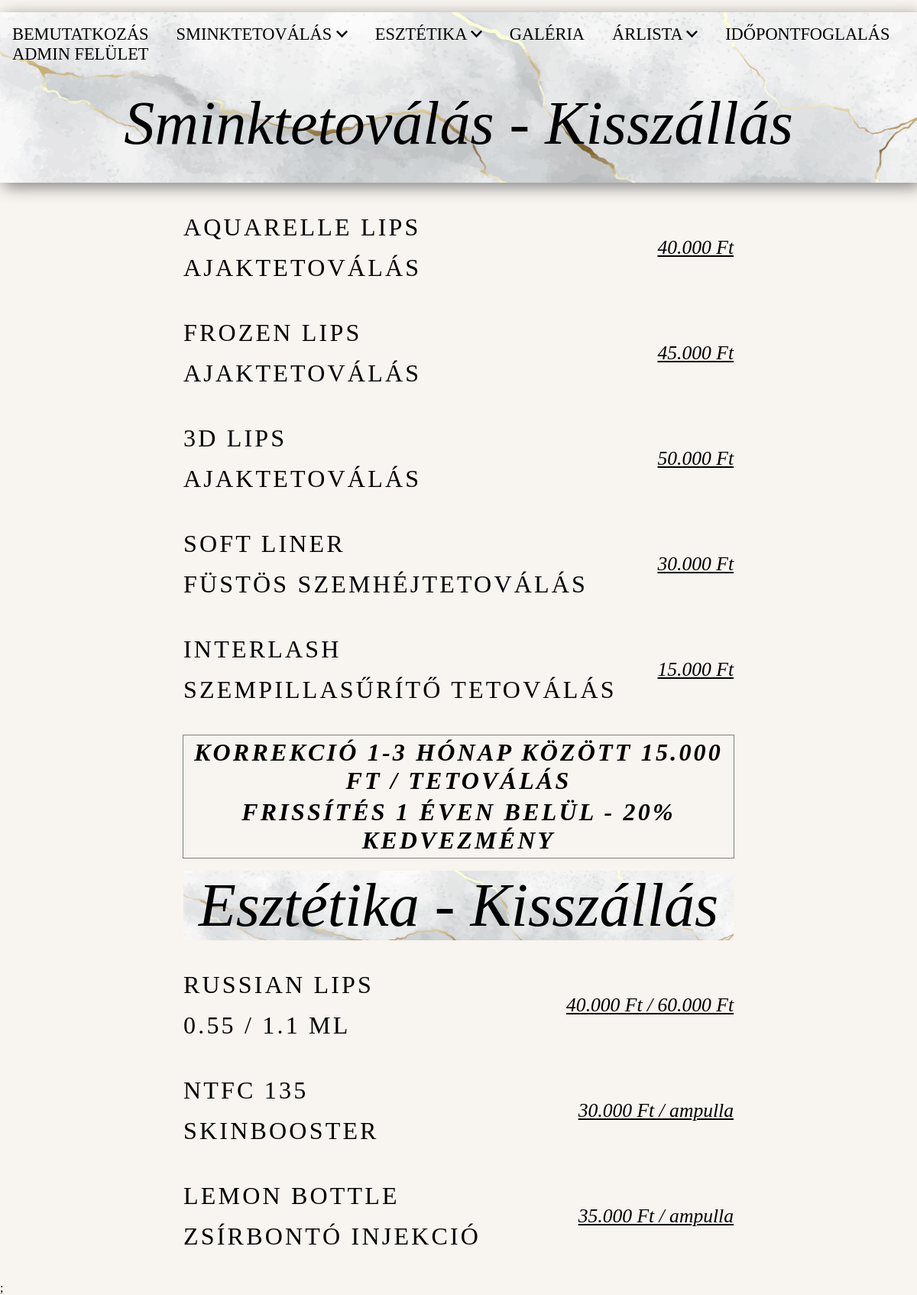
Page /arlistaKisszallas.php on the committed database.
### tables this page shows
CREATE TABLE IF NOT EXISTS `arlista` (
  `id` int(11) NOT NULL AUTO_INCREMENT,
  `eljaras_neve` varchar(255) DEFAULT NULL,
  `megjegyzes` varchar(255) DEFAULT NULL,
  `eljaras_helyszine` varchar(255) DEFAULT NULL,
  `eljaras_ara` varchar(255) DEFAULT NULL,
  `eljaras_mod` varchar(255) DEFAULT NULL,
  PRIMARY KEY (`id`)
);

### arlistaKisszallas.php (the view, shortened to what this page needs)
<!DOCTYPE html>
<html lang="hu">
<?php require_once './config/conf.php' ?>
<head>
    <link rel="stylesheet" href="styles/arlistaKisszallas.css">
</head>
<body>
    <div class="content">
        <header>
            <nav>
                <?php require_once ('view/nav.php') ?>
            </nav>
            <h2 class="hely">Sminktetoválás - Kisszállás</h2>
        </header>
        <main>
            <?php
            $conn = new mysqli($servername, $user, $pass, $database);
            $sql = "SELECT eljaras_neve, megjegyzes, eljaras_ara FROM arlista WHERE eljaras_helyszine = 'Kisszállás' AND eljaras_mod = 'Tetoválás'";
            $result = $conn->query($sql);
            if ($result->num_rows > 0) {
                while ($row = $result->fetch_assoc()) {
                    $sorok[] = $row;
                }
            }
            ?>
            <?php
            for ($i = 0; $i < count($sorok); $i++) { ?>
                <div class="szektor">
                    <div class="szektor-nev">
                        <h2>
                            <?php print ($sorok[$i]['eljaras_neve']) ?>
                        </h2>
                        <h2>
                            <?php print ($sorok[$i]['megjegyzes']) ?>
                        </h2>
                    </div>
                    <div class="szektor-ar">
                        <p>
                            <?php print ($sorok[$i]['eljaras_ara']) ?>
                        </p>
                    </div>
                </div>
                <?php
            }
            ?>
    </div>
    <div class="korrekcio">
        <div class="honap">
            <p>korrekció 1-3 hónap között 15.000 Ft / tetoválás</p>
        </div>
        <div class="frissites">
            <p>frissítés 1 éven belül - 20% kedvezmény</p>
        </div>
    </div>
    <div class="esztetika-arlista">
        <h2 class="hely2">Esztétika - Kisszállás</h2>
        <?php $sql2 = "SELECT eljaras_neve, megjegyzes, eljaras_ara FROM arlista WHERE eljaras_helyszine = 'Kisszállás' AND eljaras_mod = 'Esztétika'";
        $result2 = $conn->query($sql2);
        if ($result2->num_rows > 0) {
            while ($row2 = $result2->fetch_assoc()) {
                $sorok2[] = $row2;
            }
        }
        ?>
        <?php for ($i = 0; $i < count($sorok2); $i++) { ?>
            <div class="szektor">
                <div class="szektor-nev">
                    <h2>
                        <?php print ($sorok2[$i]['eljaras_neve']) ?>
                    </h2>
                    <h2>
                        <?php print ($sorok2[$i]['megjegyzes']) ?>
                    </h2>
                </div>
                <div class="szektor-ar">
                    <p>
                        <?php print ($sorok2[$i]['eljaras_ara']) ?>
                    </p>
                </div>
            </div>
            <?php
        }
        ?>
    </div>
</body>
</html>

### styles/arlistaKisszallas.css (style rules this page uses)
* { margin: 0; padding: 0; }
body { background-color: #f8f4ef; }
nav { display: flex; flex-flow: row wrap; justify-content: center; padding-top: 1rem; }
header { background-image: url(../img/hatter.jpg); background-size: cover; display: flex; flex-flow: column wrap; width: 100%; margin-top: 1rem; box-shadow: 5px 5px 20px gray; margin-bottom: 2rem; }
.hely { display: flex; justify-content: center; flex-flow: column wrap; align-content: center; align-items: center; padding-top: 2rem; }
.hely2 { background-image: url(../img/hatter.jpg); background-size: cover; display: flex; flex-flow: column wrap; width: 100%; justify-content: center; align-items: center; align-content: center; margin-top: 1rem; font-size: 5rem; text-align: center; margin-bottom: 2rem; font-family: 'Playfair Display'; font-weight: 50; font-style: italic; }
main { width: 60%; text-align: left; font-family: 'Playfair Display'; margin: 0 auto; }
.szektor h2 { font-size: 2rem; margin-bottom: 0.5rem; margin-top: 0.5rem; text-transform: uppercase; font-weight: 300; text-align: left; letter-spacing: 0.2rem; }
.szektor p { margin-top: 0.5rem; margin-bottom: 0.5rem; }
.szektor { display: flex; flex-flow: row wrap; justify-content: space-between; padding-bottom: 2rem; }
.szektor-nev { display: flex; flex-flow: column wrap; }
.szektor-ar { display: flex; justify-content: center; align-items: center; font-style: italic; font-size: 1.6rem; text-decoration: underline; }
h2.hely { font-size: 5rem; text-align: center; margin-bottom: 2rem; font-family: 'Playfair Display'; font-weight: 50; font-style: italic; }
.korrekcio { width: 60%; height: 10rem; font-size: 2rem; text-transform: uppercase; text-align: center; letter-spacing: 0.2rem; display: flex; flex-flow: column wrap; justify-content: space-evenly; align-items: center; align-content: center; margin: 0 auto; font-weight: 600; font-style: italic; border: 1px solid gray; }
.esztetika-arlista { width: 60%; text-align: left; font-family: 'Playfair Display'; margin: 0 auto; }

### rows in the picture
arlista: eljaras_neve "AQUARELLE LIPS", megjegyzes "AJAKTETOVÁLÁS", eljaras_ara "40.000 Ft"
arlista: eljaras_neve "FROZEN LIPS", megjegyzes "AJAKTETOVÁLÁS", eljaras_ara "45.000 Ft"
arlista: eljaras_neve "3D LIPS", megjegyzes "AJAKTETOVÁLÁS", eljaras_ara "50.000 Ft"
arlista: eljaras_neve "SOFT LINER", megjegyzes "FÜSTÖS SZEMHÉJTETOVÁLÁS", eljaras_ara "30.000 Ft"
arlista: eljaras_neve "INTERLASH", megjegyzes "SZEMPILLASŰRÍTŐ TETOVÁLÁS", eljaras_ara "15.000 Ft"
arlista: eljaras_neve "RUSSIAN LIPS", megjegyzes "0.55 / 1.1 ML", eljaras_ara "40.000 Ft / 60.000 Ft"
arlista: eljaras_neve "NTFC 135", megjegyzes "SKINBOOSTER", eljaras_ara "30.000 Ft / ampulla"
arlista: eljaras_neve "LEMON BOTTLE", megjegyzes "ZSÍRBONTÓ INJEKCIÓ", eljaras_ara "35.000 Ft / ampulla"
